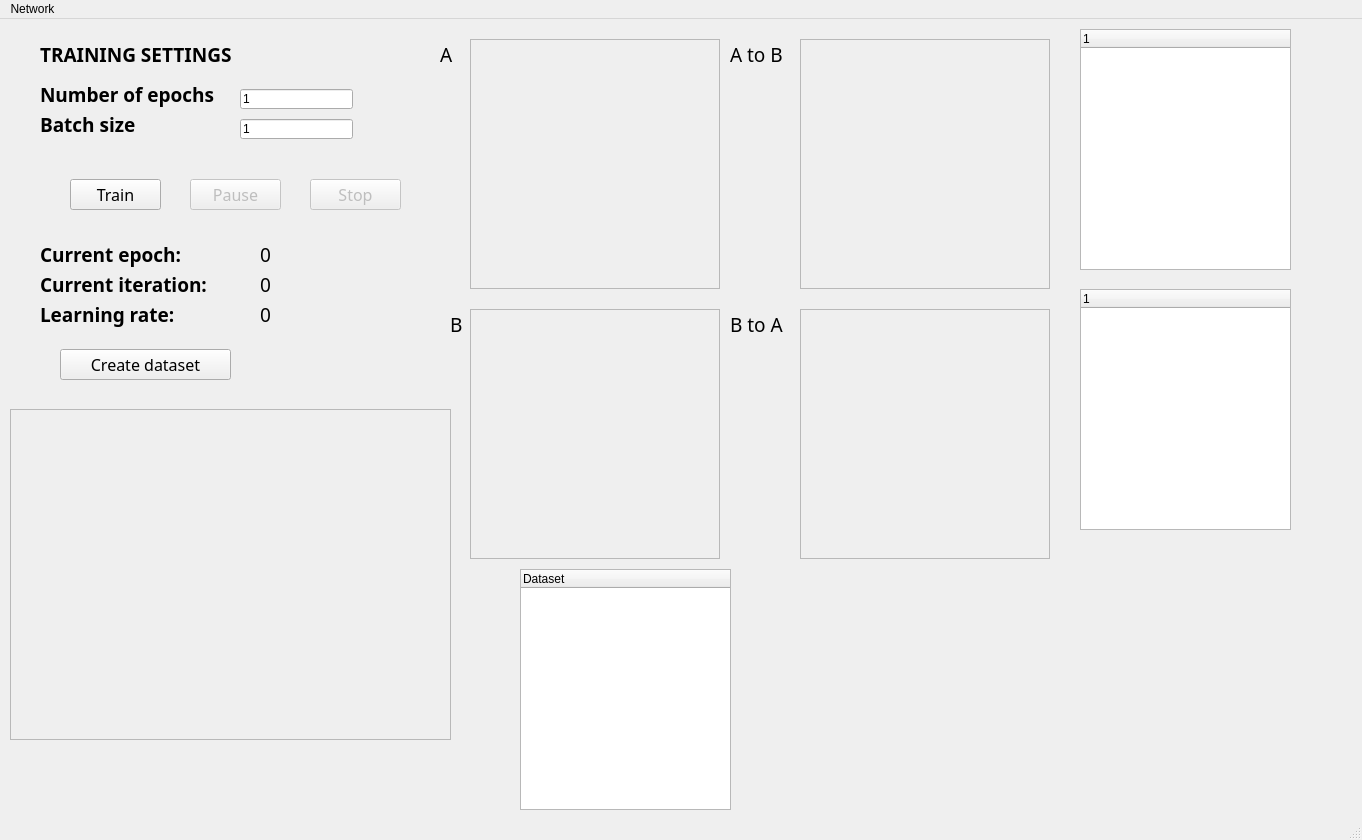
<?xml version="1.0" encoding="UTF-8"?>
<ui version="4.0">
 <class>MainWindow</class>
 <widget class="QMainWindow" name="MainWindow">
  <property name="geometry">
   <rect>
    <x>0</x>
    <y>0</y>
    <width>1362</width>
    <height>840</height>
   </rect>
  </property>
  <property name="windowTitle">
   <string>Neural network visualization</string>
  </property>
  <property name="locale">
   <locale language="English" country="UnitedStates"/>
  </property>
  <widget class="QWidget" name="centralwidget">
   <property name="locale">
    <locale language="English" country="UnitedStates"/>
   </property>
   <widget class="QGraphicsView" name="graphicsView_datasetA">
    <property name="enabled">
     <bool>false</bool>
    </property>
    <property name="geometry">
     <rect>
      <x>470</x>
      <y>20</y>
      <width>250</width>
      <height>250</height>
     </rect>
    </property>
   </widget>
   <widget class="QGraphicsView" name="graphicsView_response_A2B">
    <property name="enabled">
     <bool>false</bool>
    </property>
    <property name="geometry">
     <rect>
      <x>800</x>
      <y>20</y>
      <width>250</width>
      <height>250</height>
     </rect>
    </property>
    <property name="sizeAdjustPolicy">
     <enum>QAbstractScrollArea::AdjustToContents</enum>
    </property>
   </widget>
   <widget class="QLabel" name="title_dataset">
    <property name="geometry">
     <rect>
      <x>730</x>
      <y>20</y>
      <width>141</width>
      <height>31</height>
     </rect>
    </property>
    <property name="font">
     <font>
      <family>Century Gothic</family>
      <pointsize>14</pointsize>
     </font>
    </property>
    <property name="text">
     <string>A to B</string>
    </property>
   </widget>
   <widget class="QTreeWidget" name="tree_network_A2B">
    <property name="geometry">
     <rect>
      <x>1080</x>
      <y>10</y>
      <width>211</width>
      <height>241</height>
     </rect>
    </property>
    <property name="sizePolicy">
     <sizepolicy hsizetype="Maximum" vsizetype="Maximum">
      <horstretch>0</horstretch>
      <verstretch>0</verstretch>
     </sizepolicy>
    </property>
    <property name="autoFillBackground">
     <bool>true</bool>
    </property>
    <property name="sizeAdjustPolicy">
     <enum>QAbstractScrollArea::AdjustToContents</enum>
    </property>
    <property name="autoExpandDelay">
     <number>-1</number>
    </property>
    <property name="indentation">
     <number>0</number>
    </property>
    <column>
     <property name="text">
      <string notr="true">1</string>
     </property>
    </column>
   </widget>
   <widget class="QTreeWidget" name="tree_dataset">
    <property name="geometry">
     <rect>
      <x>520</x>
      <y>550</y>
      <width>211</width>
      <height>241</height>
     </rect>
    </property>
    <column>
     <property name="text">
      <string notr="true">Dataset </string>
     </property>
    </column>
   </widget>
   <widget class="QGraphicsView" name="graphicsView_datasetB">
    <property name="enabled">
     <bool>false</bool>
    </property>
    <property name="geometry">
     <rect>
      <x>470</x>
      <y>290</y>
      <width>250</width>
      <height>250</height>
     </rect>
    </property>
   </widget>
   <widget class="QLabel" name="dataset_A">
    <property name="geometry">
     <rect>
      <x>440</x>
      <y>20</y>
      <width>21</width>
      <height>31</height>
     </rect>
    </property>
    <property name="font">
     <font>
      <family>Century Gothic</family>
      <pointsize>14</pointsize>
     </font>
    </property>
    <property name="text">
     <string>A</string>
    </property>
   </widget>
   <widget class="QLabel" name="dataset_B">
    <property name="geometry">
     <rect>
      <x>450</x>
      <y>290</y>
      <width>21</width>
      <height>31</height>
     </rect>
    </property>
    <property name="font">
     <font>
      <family>Century Gothic</family>
      <pointsize>14</pointsize>
     </font>
    </property>
    <property name="text">
     <string>B</string>
    </property>
   </widget>
   <widget class="QLabel" name="model_name_title_2">
    <property name="geometry">
     <rect>
      <x>40</x>
      <y>60</y>
      <width>191</width>
      <height>31</height>
     </rect>
    </property>
    <property name="font">
     <font>
      <family>Century Gothic</family>
      <pointsize>14</pointsize>
      <weight>75</weight>
      <italic>false</italic>
      <bold>true</bold>
     </font>
    </property>
    <property name="text">
     <string>Number of epochs</string>
    </property>
   </widget>
   <widget class="QLabel" name="model_name_title_3">
    <property name="geometry">
     <rect>
      <x>40</x>
      <y>90</y>
      <width>191</width>
      <height>31</height>
     </rect>
    </property>
    <property name="font">
     <font>
      <family>Century Gothic</family>
      <pointsize>14</pointsize>
      <weight>75</weight>
      <italic>false</italic>
      <bold>true</bold>
     </font>
    </property>
    <property name="text">
     <string>Batch size</string>
    </property>
   </widget>
   <widget class="QLineEdit" name="n_epochs">
    <property name="geometry">
     <rect>
      <x>240</x>
      <y>70</y>
      <width>113</width>
      <height>20</height>
     </rect>
    </property>
    <property name="inputMask">
     <string>00000</string>
    </property>
    <property name="text">
     <string>1</string>
    </property>
    <property name="placeholderText">
     <string># of epochs</string>
    </property>
   </widget>
   <widget class="QLineEdit" name="batch_size">
    <property name="geometry">
     <rect>
      <x>240</x>
      <y>100</y>
      <width>113</width>
      <height>20</height>
     </rect>
    </property>
    <property name="inputMask">
     <string>00000</string>
    </property>
    <property name="text">
     <string>1</string>
    </property>
    <property name="placeholderText">
     <string># of instances in the batch</string>
    </property>
   </widget>
   <widget class="QPushButton" name="start_training">
    <property name="geometry">
     <rect>
      <x>70</x>
      <y>160</y>
      <width>91</width>
      <height>31</height>
     </rect>
    </property>
    <property name="font">
     <font>
      <family>Century Gothic</family>
      <pointsize>12</pointsize>
      <weight>50</weight>
      <bold>false</bold>
     </font>
    </property>
    <property name="text">
     <string>Train</string>
    </property>
    <property name="icon">
     <iconset>
      <normaloff>play.png</normaloff>play.png</iconset>
    </property>
   </widget>
   <widget class="QGraphicsView" name="graphicsView_response_B2A">
    <property name="enabled">
     <bool>false</bool>
    </property>
    <property name="geometry">
     <rect>
      <x>800</x>
      <y>290</y>
      <width>250</width>
      <height>250</height>
     </rect>
    </property>
    <property name="sizeAdjustPolicy">
     <enum>QAbstractScrollArea::AdjustToContents</enum>
    </property>
   </widget>
   <widget class="QLabel" name="title_dataset_3">
    <property name="geometry">
     <rect>
      <x>730</x>
      <y>290</y>
      <width>141</width>
      <height>31</height>
     </rect>
    </property>
    <property name="font">
     <font>
      <family>Century Gothic</family>
      <pointsize>14</pointsize>
     </font>
    </property>
    <property name="text">
     <string>B to A</string>
    </property>
   </widget>
   <widget class="QLabel" name="model_name_title_4">
    <property name="geometry">
     <rect>
      <x>40</x>
      <y>20</y>
      <width>191</width>
      <height>31</height>
     </rect>
    </property>
    <property name="font">
     <font>
      <family>Century Gothic</family>
      <pointsize>14</pointsize>
      <weight>75</weight>
      <italic>false</italic>
      <bold>true</bold>
     </font>
    </property>
    <property name="text">
     <string>TRAINING SETTINGS</string>
    </property>
   </widget>
   <widget class="QLabel" name="model_name_title_5">
    <property name="geometry">
     <rect>
      <x>40</x>
      <y>220</y>
      <width>191</width>
      <height>31</height>
     </rect>
    </property>
    <property name="font">
     <font>
      <family>Century Gothic</family>
      <pointsize>14</pointsize>
      <weight>75</weight>
      <italic>false</italic>
      <bold>true</bold>
     </font>
    </property>
    <property name="text">
     <string>Current epoch:</string>
    </property>
   </widget>
   <widget class="QLabel" name="model_name_title_7">
    <property name="geometry">
     <rect>
      <x>40</x>
      <y>250</y>
      <width>191</width>
      <height>31</height>
     </rect>
    </property>
    <property name="font">
     <font>
      <family>Century Gothic</family>
      <pointsize>14</pointsize>
      <weight>75</weight>
      <italic>false</italic>
      <bold>true</bold>
     </font>
    </property>
    <property name="text">
     <string>Current iteration:</string>
    </property>
   </widget>
   <widget class="QLabel" name="current_epoch">
    <property name="geometry">
     <rect>
      <x>260</x>
      <y>220</y>
      <width>51</width>
      <height>31</height>
     </rect>
    </property>
    <property name="font">
     <font>
      <family>Century Gothic</family>
      <pointsize>14</pointsize>
      <weight>50</weight>
      <italic>false</italic>
      <bold>false</bold>
     </font>
    </property>
    <property name="text">
     <string>0</string>
    </property>
   </widget>
   <widget class="QLabel" name="current_iteration">
    <property name="geometry">
     <rect>
      <x>260</x>
      <y>250</y>
      <width>51</width>
      <height>31</height>
     </rect>
    </property>
    <property name="font">
     <font>
      <family>Century Gothic</family>
      <pointsize>14</pointsize>
      <weight>50</weight>
      <italic>false</italic>
      <bold>false</bold>
     </font>
    </property>
    <property name="text">
     <string>0</string>
    </property>
   </widget>
   <widget class="QPushButton" name="pause_training">
    <property name="enabled">
     <bool>false</bool>
    </property>
    <property name="geometry">
     <rect>
      <x>190</x>
      <y>160</y>
      <width>91</width>
      <height>31</height>
     </rect>
    </property>
    <property name="font">
     <font>
      <family>Century Gothic</family>
      <pointsize>12</pointsize>
      <weight>50</weight>
      <bold>false</bold>
     </font>
    </property>
    <property name="text">
     <string>Pause</string>
    </property>
    <property name="icon">
     <iconset>
      <normaloff>pause.png</normaloff>pause.png</iconset>
    </property>
   </widget>
   <widget class="QPushButton" name="stop_training">
    <property name="enabled">
     <bool>false</bool>
    </property>
    <property name="geometry">
     <rect>
      <x>310</x>
      <y>160</y>
      <width>91</width>
      <height>31</height>
     </rect>
    </property>
    <property name="font">
     <font>
      <family>Century Gothic</family>
      <pointsize>12</pointsize>
      <weight>50</weight>
      <bold>false</bold>
     </font>
    </property>
    <property name="text">
     <string>Stop</string>
    </property>
    <property name="icon">
     <iconset>
      <normaloff>stop.png</normaloff>stop.png</iconset>
    </property>
   </widget>
   <widget class="QPushButton" name="create_dataset">
    <property name="geometry">
     <rect>
      <x>60</x>
      <y>330</y>
      <width>171</width>
      <height>31</height>
     </rect>
    </property>
    <property name="font">
     <font>
      <family>Century Gothic</family>
      <pointsize>12</pointsize>
      <weight>50</weight>
      <bold>false</bold>
     </font>
    </property>
    <property name="text">
     <string>Create dataset</string>
    </property>
    <property name="icon">
     <iconset>
      <normaloff>dataset.png</normaloff>dataset.png</iconset>
    </property>
   </widget>
   <widget class="QTreeWidget" name="tree_network_B2A">
    <property name="geometry">
     <rect>
      <x>1080</x>
      <y>270</y>
      <width>211</width>
      <height>241</height>
     </rect>
    </property>
    <property name="sizePolicy">
     <sizepolicy hsizetype="Maximum" vsizetype="Maximum">
      <horstretch>0</horstretch>
      <verstretch>0</verstretch>
     </sizepolicy>
    </property>
    <property name="autoFillBackground">
     <bool>true</bool>
    </property>
    <property name="sizeAdjustPolicy">
     <enum>QAbstractScrollArea::AdjustToContents</enum>
    </property>
    <property name="autoExpandDelay">
     <number>-1</number>
    </property>
    <property name="indentation">
     <number>0</number>
    </property>
    <column>
     <property name="text">
      <string notr="true">1</string>
     </property>
    </column>
   </widget>
   <widget class="QLabel" name="model_name_title_9">
    <property name="geometry">
     <rect>
      <x>40</x>
      <y>280</y>
      <width>191</width>
      <height>31</height>
     </rect>
    </property>
    <property name="font">
     <font>
      <family>Century Gothic</family>
      <pointsize>14</pointsize>
      <weight>75</weight>
      <italic>false</italic>
      <bold>true</bold>
     </font>
    </property>
    <property name="text">
     <string>Learning rate:</string>
    </property>
   </widget>
   <widget class="QLabel" name="current_learning_rate">
    <property name="geometry">
     <rect>
      <x>260</x>
      <y>280</y>
      <width>51</width>
      <height>31</height>
     </rect>
    </property>
    <property name="font">
     <font>
      <family>Century Gothic</family>
      <pointsize>14</pointsize>
      <weight>50</weight>
      <italic>false</italic>
      <bold>false</bold>
     </font>
    </property>
    <property name="text">
     <string>0</string>
    </property>
   </widget>
   <widget class="QGraphicsView" name="graphicsView_losses">
    <property name="enabled">
     <bool>false</bool>
    </property>
    <property name="geometry">
     <rect>
      <x>10</x>
      <y>390</y>
      <width>441</width>
      <height>331</height>
     </rect>
    </property>
   </widget>
  </widget>
  <widget class="QMenuBar" name="menubar">
   <property name="geometry">
    <rect>
     <x>0</x>
     <y>0</y>
     <width>1362</width>
     <height>21</height>
    </rect>
   </property>
   <widget class="QMenu" name="menu_network">
    <property name="title">
     <string>Network</string>
    </property>
    <addaction name="load_dataset"/>
    <addaction name="load_model"/>
   </widget>
   <addaction name="menu_network"/>
  </widget>
  <widget class="QStatusBar" name="statusbar"/>
  <action name="load_dataset">
   <property name="text">
    <string>Load dataset...</string>
   </property>
  </action>
  <action name="load_model">
   <property name="text">
    <string>Load model...</string>
   </property>
  </action>
 </widget>
 <resources/>
 <connections/>
</ui>
